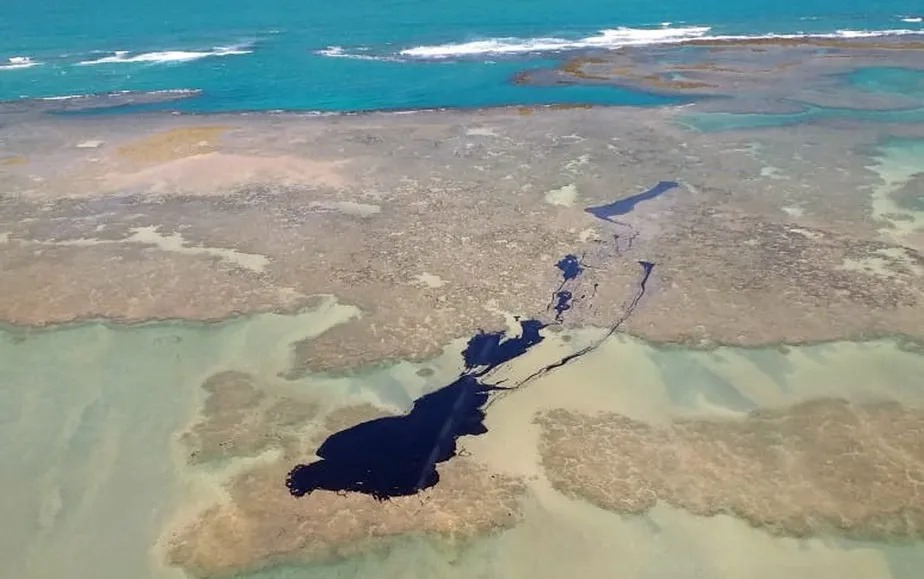
#> input picture imgs/ol2.jpg, 924 x 579 px
$ python app.py
#> lines starting #> are read from the running program, lines starting #| are printed output that depends on the picture; after the words box and inside, x2 and y2 are one past the last pixel; in counts of white or black regions, pixels touching at a corner belong together
import cv2
import itertools
import numpy as np
import random
import os

class Stack():
    def __init__(self):
        self.item = []

    def push(self, value):
        self.item.append(value)

    def pop(self):
        return self.item.pop()

    def size(self):
        return len(self.item)

    def isEmpty(self):
        return self.size() == 0

    def clear(self):
        self.item = []

class RegionGrow():
    def __init__(self, image_path, threshold):
        self.image_path = image_path
        self.threshold = float(threshold)
        self.read_image()
        self.h, self.w = self.im_gray.shape
        self.passed_by = np.zeros((self.h, self.w), np.int32)
        self.current_region = 0
        self.iterations = 0
        self.stack = Stack()

    def read_image(self):
        im = cv2.imread(self.image_path)
#> im is the input picture: shape (579, 924, 3); mean B, G, R 141.2, 151, 143.4
        if im is None:
            raise ValueError(f"Erro ao carregar imagem: {self.image_path}")
        im = cv2.GaussianBlur(im, (5, 5), 0)
        self.im_hsv = cv2.cvtColor(im, cv2.COLOR_BGR2HSV)
#> self.im_hsv: shape (579, 924, 3); mean H, S, V 46.1, 63.2, 162.4
        self.im_gray = self.im_hsv[:, :, 2]  # canal V
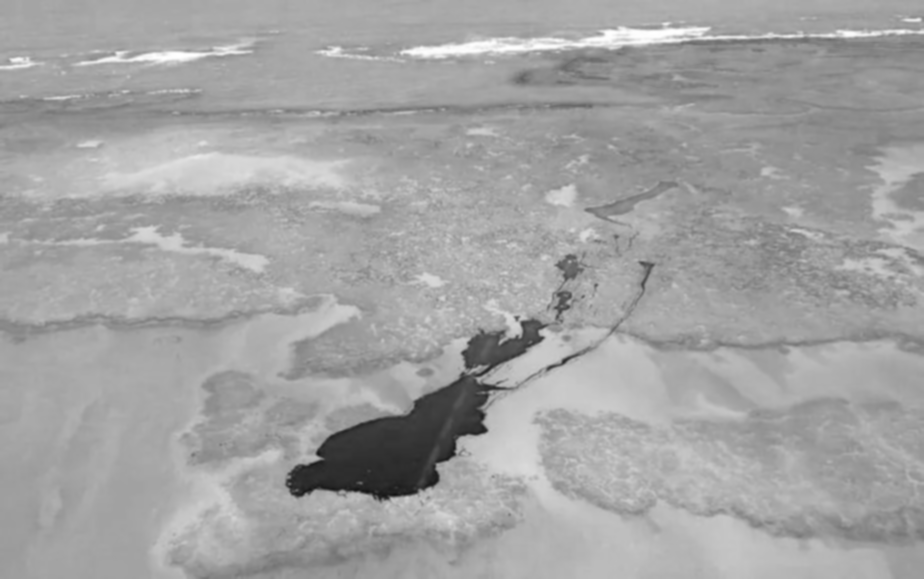
#> self.im_gray: shape (579, 924); min 20, max 255, mean 162.4
        self.im = im
        self.original = im.copy()

    def get_neighbours(self, x0, y0):
        return [
            (x, y)
            for i, j in itertools.product((-1, 0, 1), repeat=2)
            if (i, j) != (0, 0) and self.in_bounds(x := x0 + i, y := y0 + j)
        ]

    def apply(self):
        for x0 in range(0, self.h, 5):
            for y0 in range(0, self.w, 5):
                if self.passed_by[x0, y0] == 0 and self.im_gray[x0, y0] < 80:
                    self.current_region += 1
                    self.stack.push((x0, y0))
                    self.passed_by[x0, y0] = self.current_region

                    while not self.stack.isEmpty():
                        x, y = self.stack.pop()
                        self.bfs(x, y)
                        self.iterations += 1
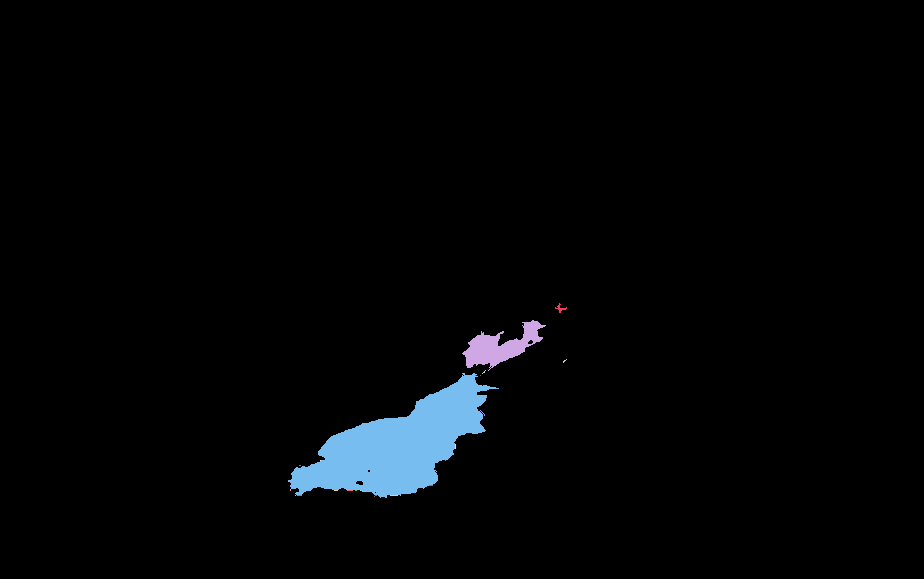
#> self.passed_by: shape (579, 924) int32; 35 distinct labels, from 0 to 34; one colour per label, 0 black
#> after the loop, self.current_region = 34; self.iterations = 13742

        print(f"Total de regiões: {self.current_region} | Iterações: {self.iterations}")
#| Total de regiões: 34 | Iterações: 13742
        self.export_results()

    def bfs(self, x0, y0):
        region_num = self.passed_by[x0, y0]
        mean_val = int(self.im_gray[x0, y0])
        var = self.threshold

        for x, y in self.get_neighbours(x0, y0):
            if self.passed_by[x, y] == 0:
                diff = abs(int(self.im_gray[x, y]) - mean_val)
                if diff < var:
                    self.passed_by[x, y] = region_num
                    self.stack.push((x, y))

    def in_bounds(self, x, y):
        return 0 <= x < self.h and 0 <= y < self.w

    def export_results(self):
        mask = np.where(self.passed_by > 0, 255, 0).astype(np.uint8)
        cv2.imwrite("mascara.png", mask)
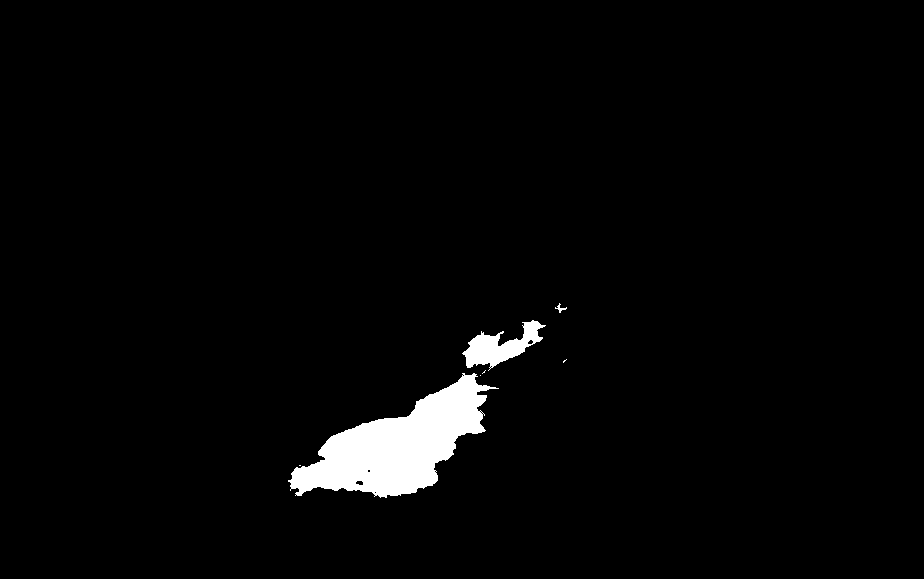
#> saved as mascara.png: shape (579, 924); 2.6% white; 7 white regions (4 under 20 px), largest, box (x1, y1, x2, y2) and area: (288, 373, 499, 498) 11921, (462, 320, 546, 371) 1768, (555, 303, 567, 313) 39

        overlay = self.original.copy()
        overlay[mask == 255] = (0, 0, 255)  # vermelho
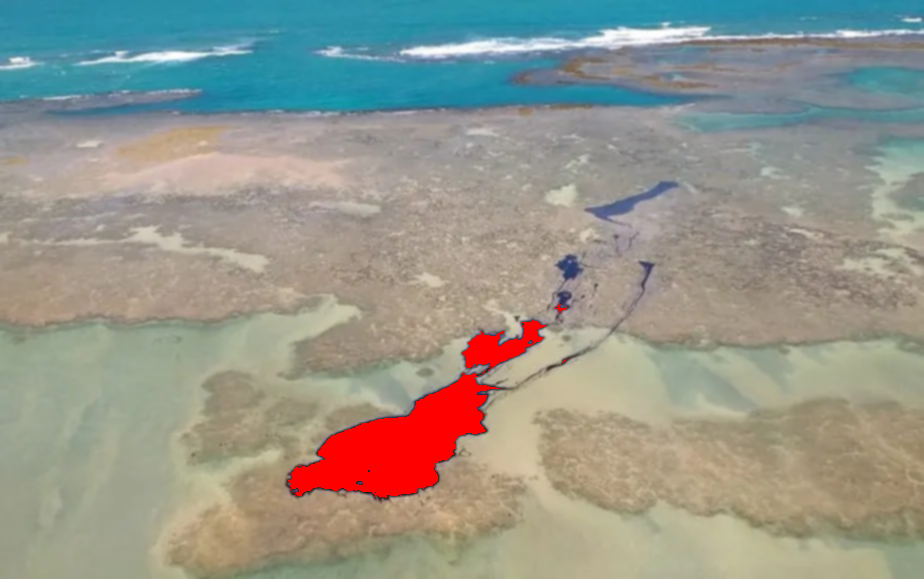
#> overlay: shape (579, 924, 3); mean B, G, R 139.8, 150.3, 149.4
        result = cv2.addWeighted(self.original, 0.7, overlay, 0.3, 0)
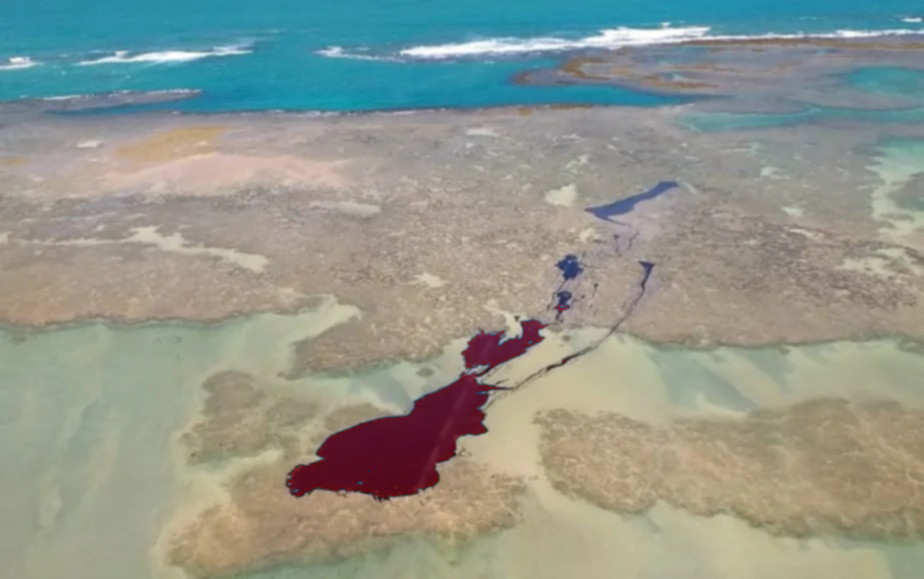
#> result: shape (579, 924, 3); mean B, G, R 140.8, 150.8, 145.2
        cv2.imwrite("segmentado.png", result)

        print("Arquivos salvos: 'mascara.png' e 'segmentado.png'")

        # Redimensiona imagens para visualização lado a lado
        max_height = 400
        scale = max_height / self.original.shape[0]
#> scale = 0.691
        new_w = int(self.original.shape[1] * scale)
#> new_w = 638
        new_h = max_height

        orig_resized = cv2.resize(self.original, (new_w, new_h))
        result_resized = cv2.resize(result, (new_w, new_h))

        side_by_side = np.hstack((orig_resized, result_resized))
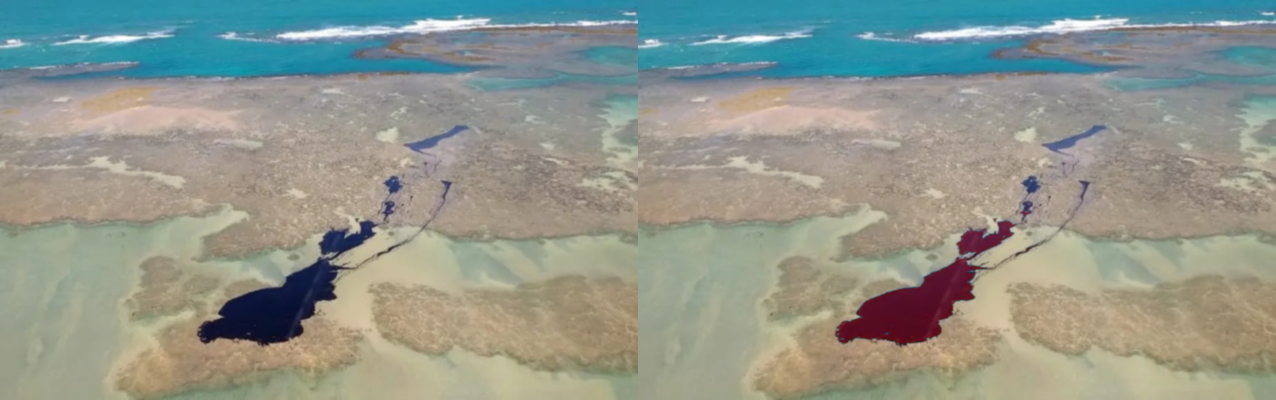
#> side_by_side: shape (400, 1276, 3); mean B, G, R 140.9, 150.8, 144.2

        cv2.imshow("Original | Segmentado", side_by_side)
        cv2.waitKey(0)
        cv2.destroyAllWindows()

# ---------- USO DIRETO AQUI ----------
if __name__ == "__main__":
    imagem = "imgs/ol2.jpg"  # Caminho da imagem
    threshold = 5              # Threshold de crescimento (experimente 3 a 10)

    rg = RegionGrow(imagem, threshold)
    rg.apply()
